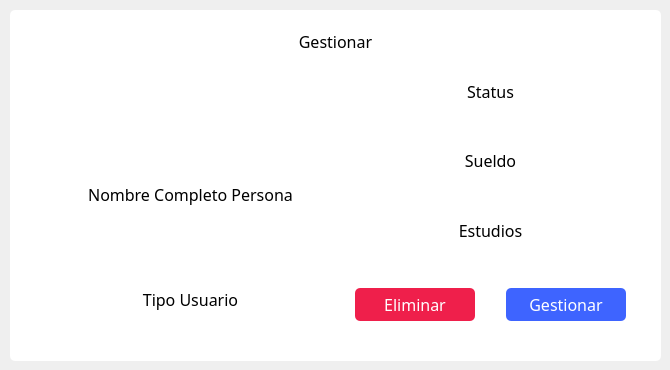
<?xml version="1.0" encoding="UTF-8"?>
<ui version="4.0">
 <class>administrador_info_gestion</class>
 <widget class="QDialog" name="administrador_info_gestion">
  <property name="geometry">
   <rect>
    <x>0</x>
    <y>0</y>
    <width>670</width>
    <height>370</height>
   </rect>
  </property>
  <property name="windowTitle">
   <string>Dialog</string>
  </property>
  <widget class="QLabel" name="label">
   <property name="geometry">
    <rect>
     <x>10</x>
     <y>10</y>
     <width>651</width>
     <height>351</height>
    </rect>
   </property>
   <property name="styleSheet">
    <string notr="true">background-color: rgb(255, 255, 255);
border-radius:5px;</string>
   </property>
   <property name="text">
    <string/>
   </property>
  </widget>
  <widget class="QLabel" name="lbl_nombre_2">
   <property name="geometry">
    <rect>
     <x>10</x>
     <y>30</y>
     <width>651</width>
     <height>22</height>
    </rect>
   </property>
   <property name="font">
    <font>
     <family>Montserrat Medium</family>
     <pointsize>12</pointsize>
    </font>
   </property>
   <property name="text">
    <string>Gestionar</string>
   </property>
   <property name="alignment">
    <set>Qt::AlignCenter</set>
   </property>
  </widget>
  <widget class="QWidget" name="layoutWidget">
   <property name="geometry">
    <rect>
     <x>50</x>
     <y>80</y>
     <width>281</width>
     <height>231</height>
    </rect>
   </property>
   <layout class="QVBoxLayout" name="verticalLayout">
    <item>
     <layout class="QHBoxLayout" name="horizontalLayout">
      <item>
       <spacer name="horizontalSpacer_2">
        <property name="orientation">
         <enum>Qt::Horizontal</enum>
        </property>
        <property name="sizeHint" stdset="0">
         <size>
          <width>40</width>
          <height>20</height>
         </size>
        </property>
       </spacer>
      </item>
      <item>
       <widget class="QLabel" name="img">
        <property name="text">
         <string/>
        </property>
        <property name="pixmap">
         <pixmap resource="../../resources.qrc">:/imagenes/Imagenes/imgPrueba.png</pixmap>
        </property>
        <property name="scaledContents">
         <bool>false</bool>
        </property>
       </widget>
      </item>
      <item>
       <spacer name="horizontalSpacer">
        <property name="orientation">
         <enum>Qt::Horizontal</enum>
        </property>
        <property name="sizeHint" stdset="0">
         <size>
          <width>40</width>
          <height>20</height>
         </size>
        </property>
       </spacer>
      </item>
     </layout>
    </item>
    <item>
     <spacer name="verticalSpacer">
      <property name="orientation">
       <enum>Qt::Vertical</enum>
      </property>
      <property name="sizeHint" stdset="0">
       <size>
        <width>20</width>
        <height>40</height>
       </size>
      </property>
     </spacer>
    </item>
    <item>
     <widget class="QLabel" name="lbl_nombre">
      <property name="font">
       <font>
        <family>Montserrat Medium</family>
        <pointsize>12</pointsize>
       </font>
      </property>
      <property name="text">
       <string>Nombre Completo Persona</string>
      </property>
      <property name="alignment">
       <set>Qt::AlignCenter</set>
      </property>
     </widget>
    </item>
    <item>
     <spacer name="verticalSpacer_2">
      <property name="orientation">
       <enum>Qt::Vertical</enum>
      </property>
      <property name="sizeHint" stdset="0">
       <size>
        <width>20</width>
        <height>40</height>
       </size>
      </property>
     </spacer>
    </item>
    <item>
     <widget class="QLabel" name="lbl_tipo_usuario">
      <property name="font">
       <font>
        <family>Montserrat Light</family>
        <pointsize>12</pointsize>
       </font>
      </property>
      <property name="text">
       <string>Tipo Usuario</string>
      </property>
      <property name="alignment">
       <set>Qt::AlignCenter</set>
      </property>
     </widget>
    </item>
   </layout>
  </widget>
  <widget class="QWidget" name="layoutWidget">
   <property name="geometry">
    <rect>
     <x>355</x>
     <y>80</y>
     <width>271</width>
     <height>241</height>
    </rect>
   </property>
   <layout class="QVBoxLayout" name="verticalLayout_2">
    <item>
     <widget class="QLabel" name="lbl_info1">
      <property name="font">
       <font>
        <family>Montserrat Light</family>
        <pointsize>12</pointsize>
       </font>
      </property>
      <property name="text">
       <string>Status</string>
      </property>
      <property name="alignment">
       <set>Qt::AlignCenter</set>
      </property>
     </widget>
    </item>
    <item>
     <spacer name="verticalSpacer_4">
      <property name="orientation">
       <enum>Qt::Vertical</enum>
      </property>
      <property name="sizeHint" stdset="0">
       <size>
        <width>20</width>
        <height>40</height>
       </size>
      </property>
     </spacer>
    </item>
    <item>
     <widget class="QLabel" name="lbl_info3">
      <property name="font">
       <font>
        <family>Montserrat Light</family>
        <pointsize>12</pointsize>
       </font>
      </property>
      <property name="text">
       <string>Sueldo</string>
      </property>
      <property name="alignment">
       <set>Qt::AlignCenter</set>
      </property>
     </widget>
    </item>
    <item>
     <spacer name="verticalSpacer_3">
      <property name="orientation">
       <enum>Qt::Vertical</enum>
      </property>
      <property name="sizeHint" stdset="0">
       <size>
        <width>20</width>
        <height>40</height>
       </size>
      </property>
     </spacer>
    </item>
    <item>
     <widget class="QLabel" name="lbl_info2">
      <property name="font">
       <font>
        <family>Montserrat Light</family>
        <pointsize>12</pointsize>
       </font>
      </property>
      <property name="text">
       <string>Estudios</string>
      </property>
      <property name="alignment">
       <set>Qt::AlignCenter</set>
      </property>
     </widget>
    </item>
    <item>
     <spacer name="verticalSpacer_5">
      <property name="orientation">
       <enum>Qt::Vertical</enum>
      </property>
      <property name="sizeHint" stdset="0">
       <size>
        <width>20</width>
        <height>40</height>
       </size>
      </property>
     </spacer>
    </item>
    <item>
     <layout class="QHBoxLayout" name="horizontalLayout_2">
      <item>
       <widget class="QPushButton" name="btn_eliminar">
        <property name="minimumSize">
         <size>
          <width>120</width>
          <height>0</height>
         </size>
        </property>
        <property name="font">
         <font>
          <family>Montserrat Medium</family>
          <pointsize>12</pointsize>
         </font>
        </property>
        <property name="styleSheet">
         <string notr="true">*{
	background-color:  #EF1F4B;
	color: white;
	border-radius: 5px;
	padding: 5px;
}

:hover{
	color: #EF1F4B;
	background-color: white;
	border: 1px solid #EF1F4B;
}</string>
        </property>
        <property name="text">
         <string>Eliminar</string>
        </property>
       </widget>
      </item>
      <item>
       <spacer name="horizontalSpacer_3">
        <property name="orientation">
         <enum>Qt::Horizontal</enum>
        </property>
        <property name="sizeHint" stdset="0">
         <size>
          <width>40</width>
          <height>20</height>
         </size>
        </property>
       </spacer>
      </item>
      <item>
       <widget class="QPushButton" name="btn_gestionar">
        <property name="minimumSize">
         <size>
          <width>120</width>
          <height>0</height>
         </size>
        </property>
        <property name="font">
         <font>
          <family>Montserrat Medium</family>
          <pointsize>12</pointsize>
         </font>
        </property>
        <property name="styleSheet">
         <string notr="true">*{
	background-color:  #3E64FF;
	color: white;
	border-radius: 5px;
	padding: 5px;
}

:hover{
	color: #3E64FF;
	background-color: white;
	border: 1px solid #3E64FF;
}</string>
        </property>
        <property name="text">
         <string>Gestionar</string>
        </property>
       </widget>
      </item>
     </layout>
    </item>
   </layout>
  </widget>
 </widget>
 <resources>
  <include location="../../resources.qrc"/>
 </resources>
 <connections/>
</ui>
